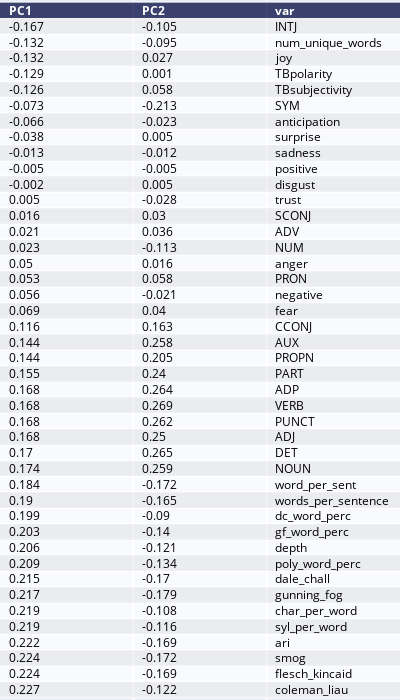

Notebook code cell kept with this figure:
### Markdown cell above
<A HREF="https://plotly.com/python/figure-factory-table/">Plotly figure factory documentation</A>

### Code cell
to_png = loadings.copy()
to_png['var'] = to_png.index
table = ff.create_table(round(to_png,3))
table.update_layout(
    autosize=False,
    width=400,
    height=700)

### Figure 1 — Plotly figure (JSON) as saved in the notebook; plotly's stock layout.template omitted (floating-point values rounded to 4 significant figures; data arrays with more than 128 entries replaced by an {"elided": "..."} marker saying what was removed)
{"data": [{"colorscale": [[0, "#00083e"], [0.5, "#ededee"], [1, "#ffffff"]], "hoverinfo": "none", "opacity": 0.75, "showscale": false, "type": "heatmap", "z": {"elided": "44x3 float values"}}], "layout": {"annotations": [{"align": "left", "font": {"color": "#ffffff"}, "showarrow": false, "text": "<b>PC1</b>", "x": -0.45, "xanchor": "left", "xref": "x", "y": 0, "yref": "y"}, {"align": "left", "font": {"color": "#ffffff"}, "showarrow": false, "text": "<b>PC2</b>", "x": 0.55, "xanchor": "left", "xref": "x", "y": 0, "yref": "y"}, {"align": "left", "font": {"color": "#ffffff"}, "showarrow": false, "text": "<b>var</b>", "x": 1.55, "xanchor": "left", "xref": "x", "y": 0, "yref": "y"}, {"align": "left", "font": {"color": "#000000"}, "showarrow": false, "text": "-0.167", "x": -0.45, "xanchor": "left", "xref": "x", "y": 1, "yref": "y"}, {"align": "left", "font": {"color": "#000000"}, "showarrow": false, "text": "-0.105", "x": 0.55, "xanchor": "left", "xref": "x", "y": 1, "yref": "y"}, {"align": "left", "font": {"color": "#000000"}, "showarrow": false, "text": "INTJ", "x": 1.55, "xanchor": "left", "xref": "x", "y": 1, "yref": "y"}, {"align": "left", "font": {"color": "#000000"}, "showarrow": false, "text": "-0.132", "x": -0.45, "xanchor": "left", "xref": "x", "y": 2, "yref": "y"}, {"align": "left", "font": {"color": "#000000"}, "showarrow": false, "text": "-0.095", "x": 0.55, "xanchor": "left", "xref": "x", "y": 2, "yref": "y"}, {"align": "left", "font": {"color": "#000000"}, "showarrow": false, "text": "num_unique_words", "x": 1.55, "xanchor": "left", "xref": "x", "y": 2, "yref": "y"}, {"align": "left", "font": {"color": "#000000"}, "showarrow": false, "text": "-0.132", "x": -0.45, "xanchor": "left", "xref": "x", "y": 3, "yref": "y"}, {"align": "left", "font": {"color": "#000000"}, "showarrow": false, "text": "0.027", "x": 0.55, "xanchor": "left", "xref": "x", "y": 3, "yref": "y"}, {"align": "left", "font": {"color": "#000000"}, "showarrow": false, "text": "joy", "x": 1.55, "xanchor": "left", "xref": "x", "y": 3, "yref": "y"}, {"align": "left", "font": {"color": "#000000"}, "showarrow": false, "text": "-0.129", "x": -0.45, "xanchor": "left", "xref": "x", "y": 4, "yref": "y"}, {"align": "left", "font": {"color": "#000000"}, "showarrow": false, "text": "0.001", "x": 0.55, "xanchor": "left", "xref": "x", "y": 4, "yref": "y"}, {"align": "left", "font": {"color": "#000000"}, "showarrow": false, "text": "TBpolarity", "x": 1.55, "xanchor": "left", "xref": "x", "y": 4, "yref": "y"}, {"align": "left", "font": {"color": "#000000"}, "showarrow": false, "text": "-0.126", "x": -0.45, "xanchor": "left", "xref": "x", "y": 5, "yref": "y"}, {"align": "left", "font": {"color": "#000000"}, "showarrow": false, "text": "0.058", "x": 0.55, "xanchor": "left", "xref": "x", "y": 5, "yref": "y"}, {"align": "left", "font": {"color": "#000000"}, "showarrow": false, "text": "TBsubjectivity", "x": 1.55, "xanchor": "left", "xref": "x", "y": 5, "yref": "y"}, {"align": "left", "font": {"color": "#000000"}, "showarrow": false, "text": "-0.073", "x": -0.45, "xanchor": "left", "xref": "x", "y": 6, "yref": "y"}, {"align": "left", "font": {"color": "#000000"}, "showarrow": false, "text": "-0.213", "x": 0.55, "xanchor": "left", "xref": "x", "y": 6, "yref": "y"}, {"align": "left", "font": {"color": "#000000"}, "showarrow": false, "text": "SYM", "x": 1.55, "xanchor": "left", "xref": "x", "y": 6, "yref": "y"}, {"align": "left", "font": {"color": "#000000"}, "showarrow": false, "text": "-0.066", "x": -0.45, "xanchor": "left", "xref": "x", "y": 7, "yref": "y"}, {"align": "left", "font": {"color": "#000000"}, "showarrow": false, "text": "-0.023", "x": 0.55, "xanchor": "left", "xref": "x", "y": 7, "yref": "y"}, {"align": "left", "font": {"color": "#000000"}, "showarrow": false, "text": "anticipation", "x": 1.55, "xanchor": "left", "xref": "x", "y": 7, "yref": "y"}, {"align": "left", "font": {"color": "#000000"}, "showarrow": false, "text": "-0.038", "x": -0.45, "xanchor": "left", "xref": "x", "y": 8, "yref": "y"}, {"align": "left", "font": {"color": "#000000"}, "showarrow": false, "text": "0.005", "x": 0.55, "xanchor": "left", "xref": "x", "y": 8, "yref": "y"}, {"align": "left", "font": {"color": "#000000"}, "showarrow": false, "text": "surprise", "x": 1.55, "xanchor": "left", "xref": "x", "y": 8, "yref": "y"}, {"align": "left", "font": {"color": "#000000"}, "showarrow": false, "text": "-0.013", "x": -0.45, "xanchor": "left", "xref": "x", "y": 9, "yref": "y"}, {"align": "left", "font": {"color": "#000000"}, "showarrow": false, "text": "-0.012", "x": 0.55, "xanchor": "left", "xref": "x", "y": 9, "yref": "y"}, {"align": "left", "font": {"color": "#000000"}, "showarrow": false, "text": "sadness", "x": 1.55, "xanchor": "left", "xref": "x", "y": 9, "yref": "y"}, {"align": "left", "font": {"color": "#000000"}, "showarrow": false, "text": "-0.005", "x": -0.45, "xanchor": "left", "xref": "x", "y": 10, "yref": "y"}, {"align": "left", "font": {"color": "#000000"}, "showarrow": false, "text": "-0.005", "x": 0.55, "xanchor": "left", "xref": "x", "y": 10, "yref": "y"}, {"align": "left", "font": {"color": "#000000"}, "showarrow": false, "text": "positive", "x": 1.55, "xanchor": "left", "xref": "x", "y": 10, "yref": "y"}, {"align": "left", "font": {"color": "#000000"}, "showarrow": false, "text": "-0.002", "x": -0.45, "xanchor": "left", "xref": "x", "y": 11, "yref": "y"}, {"align": "left", "font": {"color": "#000000"}, "showarrow": false, "text": "0.005", "x": 0.55, "xanchor": "left", "xref": "x", "y": 11, "yref": "y"}, {"align": "left", "font": {"color": "#000000"}, "showarrow": false, "text": "disgust", "x": 1.55, "xanchor": "left", "xref": "x", "y": 11, "yref": "y"}, {"align": "left", "font": {"color": "#000000"}, "showarrow": false, "text": "0.005", "x": -0.45, "xanchor": "left", "xref": "x", "y": 12, "yref": "y"}, {"align": "left", "font": {"color": "#000000"}, "showarrow": false, "text": "-0.028", "x": 0.55, "xanchor": "left", "xref": "x", "y": 12, "yref": "y"}, {"align": "left", "font": {"color": "#000000"}, "showarrow": false, "text": "trust", "x": 1.55, "xanchor": "left", "xref": "x", "y": 12, "yref": "y"}, {"align": "left", "font": {"color": "#000000"}, "showarrow": false, "text": "0.016", "x": -0.45, "xanchor": "left", "xref": "x", "y": 13, "yref": "y"}, {"align": "left", "font": {"color": "#000000"}, "showarrow": false, "text": "0.03", "x": 0.55, "xanchor": "left", "xref": "x", "y": 13, "yref": "y"}, {"align": "left", "font": {"color": "#000000"}, "showarrow": false, "text": "SCONJ", "x": 1.55, "xanchor": "left", "xref": "x", "y": 13, "yref": "y"}, {"align": "left", "font": {"color": "#000000"}, "showarrow": false, "text": "0.021", "x": -0.45, "xanchor": "left", "xref": "x", "y": 14, "yref": "y"}, {"align": "left", "font": {"color": "#000000"}, "showarrow": false, "text": "0.036", "x": 0.55, "xanchor": "left", "xref": "x", "y": 14, "yref": "y"}, {"align": "left", "font": {"color": "#000000"}, "showarrow": false, "text": "ADV", "x": 1.55, "xanchor": "left", "xref": "x", "y": 14, "yref": "y"}, {"align": "left", "font": {"color": "#000000"}, "showarrow": false, "text": "0.023", "x": -0.45, "xanchor": "left", "xref": "x", "y": 15, "yref": "y"}, {"align": "left", "font": {"color": "#000000"}, "showarrow": false, "text": "-0.113", "x": 0.55, "xanchor": "left", "xref": "x", "y": 15, "yref": "y"}, {"align": "left", "font": {"color": "#000000"}, "showarrow": false, "text": "NUM", "x": 1.55, "xanchor": "left", "xref": "x", "y": 15, "yref": "y"}, {"align": "left", "font": {"color": "#000000"}, "showarrow": false, "text": "0.05", "x": -0.45, "xanchor": "left", "xref": "x", "y": 16, "yref": "y"}, {"align": "left", "font": {"color": "#000000"}, "showarrow": false, "text": "0.016", "x": 0.55, "xanchor": "left", "xref": "x", "y": 16, "yref": "y"}, {"align": "left", "font": {"color": "#000000"}, "showarrow": false, "text": "anger", "x": 1.55, "xanchor": "left", "xref": "x", "y": 16, "yref": "y"}, {"align": "left", "font": {"color": "#000000"}, "showarrow": false, "text": "0.053", "x": -0.45, "xanchor": "left", "xref": "x", "y": 17, "yref": "y"}, {"align": "left", "font": {"color": "#000000"}, "showarrow": false, "text": "0.058", "x": 0.55, "xanchor": "left", "xref": "x", "y": 17, "yref": "y"}, {"align": "left", "font": {"color": "#000000"}, "showarrow": false, "text": "PRON", "x": 1.55, "xanchor": "left", "xref": "x", "y": 17, "yref": "y"}, {"align": "left", "font": {"color": "#000000"}, "showarrow": false, "text": "0.056", "x": -0.45, "xanchor": "left", "xref": "x", "y": 18, "yref": "y"}, {"align": "left", "font": {"color": "#000000"}, "showarrow": false, "text": "-0.021", "x": 0.55, "xanchor": "left", "xref": "x", "y": 18, "yref": "y"}, {"align": "left", "font": {"color": "#000000"}, "showarrow": false, "text": "negative", "x": 1.55, "xanchor": "left", "xref": "x", "y": 18, "yref": "y"}, {"align": "left", "font": {"color": "#000000"}, "showarrow": false, "text": "0.069", "x": -0.45, "xanchor": "left", "xref": "x", "y": 19, "yref": "y"}, {"align": "left", "font": {"color": "#000000"}, "showarrow": false, "text": "0.04", "x": 0.55, "xanchor": "left", "xref": "x", "y": 19, "yref": "y"}, {"align": "left", "font": {"color": "#000000"}, "showarrow": false, "text": "fear", "x": 1.55, "xanchor": "left", "xref": "x", "y": 19, "yref": "y"}, {"align": "left", "font": {"color": "#000000"}, "showarrow": false, "text": "0.116", "x": -0.45, "xanchor": "left", "xref": "x", "y": 20, "yref": "y"}, {"align": "left", "font": {"color": "#000000"}, "showarrow": false, "text": "0.163", "x": 0.55, "xanchor": "left", "xref": "x", "y": 20, "yref": "y"}, {"align": "left", "font": {"color": "#000000"}, "showarrow": false, "text": "CCONJ", "x": 1.55, "xanchor": "left", "xref": "x", "y": 20, "yref": "y"}, {"align": "left", "font": {"color": "#000000"}, "showarrow": false, "text": "0.144", "x": -0.45, "xanchor": "left", "xref": "x", "y": 21, "yref": "y"}, {"align": "left", "font": {"color": "#000000"}, "showarrow": false, "text": "0.258", "x": 0.55, "xanchor": "left", "xref": "x", "y": 21, "yref": "y"}, {"align": "left", "font": {"color": "#000000"}, "showarrow": false, "text": "AUX", "x": 1.55, "xanchor": "left", "xref": "x", "y": 21, "yref": "y"}, {"align": "left", "font": {"color": "#000000"}, "showarrow": false, "text": "0.144", "x": -0.45, "xanchor": "left", "xref": "x", "y": 22, "yref": "y"}, {"align": "left", "font": {"color": "#000000"}, "showarrow": false, "text": "0.205", "x": 0.55, "xanchor": "left", "xref": "x", "y": 22, "yref": "y"}, {"align": "left", "font": {"color": "#000000"}, "showarrow": false, "text": "PROPN", "x": 1.55, "xanchor": "left", "xref": "x", "y": 22, "yref": "y"}, {"align": "left", "font": {"color": "#000000"}, "showarrow": false, "text": "0.155", "x": -0.45, "xanchor": "left", "xref": "x", "y": 23, "yref": "y"}, {"align": "left", "font": {"color": "#000000"}, "showarrow": false, "text": "0.24", "x": 0.55, "xanchor": "left", "xref": "x", "y": 23, "yref": "y"}, {"align": "left", "font": {"color": "#000000"}, "showarrow": false, "text": "PART", "x": 1.55, "xanchor": "left", "xref": "x", "y": 23, "yref": "y"}, {"align": "left", "font": {"color": "#000000"}, "showarrow": false, "text": "0.168", "x": -0.45, "xanchor": "left", "xref": "x", "y": 24, "yref": "y"}, {"align": "left", "font": {"color": "#000000"}, "showarrow": false, "text": "0.264", "x": 0.55, "xanchor": "left", "xref": "x", "y": 24, "yref": "y"}, {"align": "left", "font": {"color": "#000000"}, "showarrow": false, "text": "ADP", "x": 1.55, "xanchor": "left", "xref": "x", "y": 24, "yref": "y"}, {"align": "left", "font": {"color": "#000000"}, "showarrow": false, "text": "0.168", "x": -0.45, "xanchor": "left", "xref": "x", "y": 25, "yref": "y"}, {"align": "left", "font": {"color": "#000000"}, "showarrow": false, "text": "0.269", "x": 0.55, "xanchor": "left", "xref": "x", "y": 25, "yref": "y"}, {"align": "left", "font": {"color": "#000000"}, "showarrow": false, "text": "VERB", "x": 1.55, "xanchor": "left", "xref": "x", "y": 25, "yref": "y"}, {"align": "left", "font": {"color": "#000000"}, "showarrow": false, "text": "0.168", "x": -0.45, "xanchor": "left", "xref": "x", "y": 26, "yref": "y"}, {"align": "left", "font": {"color": "#000000"}, "showarrow": false, "text": "0.262", "x": 0.55, "xanchor": "left", "xref": "x", "y": 26, "yref": "y"}, {"align": "left", "font": {"color": "#000000"}, "showarrow": false, "text": "PUNCT", "x": 1.55, "xanchor": "left", "xref": "x", "y": 26, "yref": "y"}, {"align": "left", "font": {"color": "#000000"}, "showarrow": false, "text": "0.168", "x": -0.45, "xanchor": "left", "xref": "x", "y": 27, "yref": "y"}, {"align": "left", "font": {"color": "#000000"}, "showarrow": false, "text": "0.25", "x": 0.55, "xanchor": "left", "xref": "x", "y": 27, "yref": "y"}, {"align": "left", "font": {"color": "#000000"}, "showarrow": false, "text": "ADJ", "x": 1.55, "xanchor": "left", "xref": "x", "y": 27, "yref": "y"}, {"align": "left", "font": {"color": "#000000"}, "showarrow": false, "text": "0.17", "x": -0.45, "xanchor": "left", "xref": "x", "y": 28, "yref": "y"}, {"align": "left", "font": {"color": "#000000"}, "showarrow": false, "text": "0.265", "x": 0.55, "xanchor": "left", "xref": "x", "y": 28, "yref": "y"}, {"align": "left", "font": {"color": "#000000"}, "showarrow": false, "text": "DET", "x": 1.55, "xanchor": "left", "xref": "x", "y": 28, "yref": "y"}, {"align": "left", "font": {"color": "#000000"}, "showarrow": false, "text": "0.174", "x": -0.45, "xanchor": "left", "xref": "x", "y": 29, "yref": "y"}, {"align": "left", "font": {"color": "#000000"}, "showarrow": false, "text": "0.259", "x": 0.55, "xanchor": "left", "xref": "x", "y": 29, "yref": "y"}, {"align": "left", "font": {"color": "#000000"}, "showarrow": false, "text": "NOUN", "x": 1.55, "xanchor": "left", "xref": "x", "y": 29, "yref": "y"}, {"align": "left", "font": {"color": "#000000"}, "showarrow": false, "text": "0.184", "x": -0.45, "xanchor": "left", "xref": "x", "y": 30, "yref": "y"}, {"align": "left", "font": {"color": "#000000"}, "showarrow": false, "text": "-0.172", "x": 0.55, "xanchor": "left", "xref": "x", "y": 30, "yref": "y"}, {"align": "left", "font": {"color": "#000000"}, "showarrow": false, "text": "word_per_sent", "x": 1.55, "xanchor": "left", "xref": "x", "y": 30, "yref": "y"}, {"align": "left", "font": {"color": "#000000"}, "showarrow": false, "text": "0.19", "x": -0.45, "xanchor": "left", "xref": "x", "y": 31, "yref": "y"}, {"align": "left", "font": {"color": "#000000"}, "showarrow": false, "text": "-0.165", "x": 0.55, "xanchor": "left", "xref": "x", "y": 31, "yref": "y"}, {"align": "left", "font": {"color": "#000000"}, "showarrow": false, "text": "words_per_sentence", "x": 1.55, "xanchor": "left", "xref": "x", "y": 31, "yref": "y"}, {"align": "left", "font": {"color": "#000000"}, "showarrow": false, "text": "0.199", "x": -0.45, "xanchor": "left", "xref": "x", "y": 32, "yref": "y"}, {"align": "left", "font": {"color": "#000000"}, "showarrow": false, "text": "-0.09", "x": 0.55, "xanchor": "left", "xref": "x", "y": 32, "yref": "y"}, {"align": "left", "font": {"color": "#000000"}, "showarrow": false, "text": "dc_word_perc", "x": 1.55, "xanchor": "left", "xref": "x", "y": 32, "yref": "y"}, {"align": "left", "font": {"color": "#000000"}, "showarrow": false, "text": "0.203", "x": -0.45, "xanchor": "left", "xref": "x", "y": 33, "yref": "y"}, {"align": "left", "font": {"color": "#000000"}, "showarrow": false, "text": "-0.14", "x": 0.55, "xanchor": "left", "xref": "x", "y": 33, "yref": "y"}, {"align": "left", "font": {"color": "#000000"}, "showarrow": false, "text": "gf_word_perc", "x": 1.55, "xanchor": "left", "xref": "x", "y": 33, "yref": "y"}, {"align": "left", "font": {"color": "#000000"}, "showarrow": false, "text": "0.206", "x": -0.45, "xanchor": "left", "xref": "x", "y": 34, "yref": "y"}, {"align": "left", "font": {"color": "#000000"}, "showarrow": false, "text": "-0.121", "x": 0.55, "xanchor": "left", "xref": "x", "y": 34, "yref": "y"}, {"align": "left", "font": {"color": "#000000"}, "showarrow": false, "text": "depth", "x": 1.55, "xanchor": "left", "xref": "x", "y": 34, "yref": "y"}, {"align": "left", "font": {"color": "#000000"}, "showarrow": false, "text": "0.209", "x": -0.45, "xanchor": "left", "xref": "x", "y": 35, "yref": "y"}, {"align": "left", "font": {"color": "#000000"}, "showarrow": false, "text": "-0.134", "x": 0.55, "xanchor": "left", "xref": "x", "y": 35, "yref": "y"}, {"align": "left", "font": {"color": "#000000"}, "showarrow": false, "text": "poly_word_perc", "x": 1.55, "xanchor": "left", "xref": "x", "y": 35, "yref": "y"}, {"align": "left", "font": {"color": "#000000"}, "showarrow": false, "text": "0.215", "x": -0.45, "xanchor": "left", "xref": "x", "y": 36, "yref": "y"}, {"align": "left", "font": {"color": "#000000"}, "showarrow": false, "text": "-0.17", "x": 0.55, "xanchor": "left", "xref": "x", "y": 36, "yref": "y"}, {"align": "left", "font": {"color": "#000000"}, "showarrow": false, "text": "dale_chall", "x": 1.55, "xanchor": "left", "xref": "x", "y": 36, "yref": "y"}, {"align": "left", "font": {"color": "#000000"}, "showarrow": false, "text": "0.217", "x": -0.45, "xanchor": "left", "xref": "x", "y": 37, "yref": "y"}, {"align": "left", "font": {"color": "#000000"}, "showarrow": false, "text": "-0.179", "x": 0.55, "xanchor": "left", "xref": "x", "y": 37, "yref": "y"}, {"align": "left", "font": {"color": "#000000"}, "showarrow": false, "text": "gunning_fog", "x": 1.55, "xanchor": "left", "xref": "x", "y": 37, "yref": "y"}, {"align": "left", "font": {"color": "#000000"}, "showarrow": false, "text": "0.219", "x": -0.45, "xanchor": "left", "xref": "x", "y": 38, "yref": "y"}, {"align": "left", "font": {"color": "#000000"}, "showarrow": false, "text": "-0.108", "x": 0.55, "xanchor": "left", "xref": "x", "y": 38, "yref": "y"}, {"align": "left", "font": {"color": "#000000"}, "showarrow": false, "text": "char_per_word", "x": 1.55, "xanchor": "left", "xref": "x", "y": 38, "yref": "y"}, {"align": "left", "font": {"color": "#000000"}, "showarrow": false, "text": "0.219", "x": -0.45, "xanchor": "left", "xref": "x", "y": 39, "yref": "y"}, {"align": "left", "font": {"color": "#000000"}, "showarrow": false, "text": "-0.116", "x": 0.55, "xanchor": "left", "xref": "x", "y": 39, "yref": "y"}, {"align": "left", "font": {"color": "#000000"}, "showarrow": false, "text": "syl_per_word", "x": 1.55, "xanchor": "left", "xref": "x", "y": 39, "yref": "y"}, {"align": "left", "font": {"color": "#000000"}, "showarrow": false, "text": "0.222", "x": -0.45, "xanchor": "left", "xref": "x", "y": 40, "yref": "y"}, {"align": "left", "font": {"color": "#000000"}, "showarrow": false, "text": "-0.169", "x": 0.55, "xanchor": "left", "xref": "x", "y": 40, "yref": "y"}, {"align": "left", "font": {"color": "#000000"}, "showarrow": false, "text": "ari", "x": 1.55, "xanchor": "left", "xref": "x", "y": 40, "yref": "y"}, {"align": "left", "font": {"color": "#000000"}, "showarrow": false, "text": "0.224", "x": -0.45, "xanchor": "left", "xref": "x", "y": 41, "yref": "y"}, {"align": "left", "font": {"color": "#000000"}, "showarrow": false, "text": "-0.172", "x": 0.55, "xanchor": "left", "xref": "x", "y": 41, "yref": "y"}, {"align": "left", "font": {"color": "#000000"}, "showarrow": false, "text": "smog", "x": 1.55, "xanchor": "left", "xref": "x", "y": 41, "yref": "y"}, {"align": "left", "font": {"color": "#000000"}, "showarrow": false, "text": "0.224", "x": -0.45, "xanchor": "left", "xref": "x", "y": 42, "yref": "y"}, {"align": "left", "font": {"color": "#000000"}, "showarrow": false, "text": "-0.169", "x": 0.55, "xanchor": "left", "xref": "x", "y": 42, "yref": "y"}, {"align": "left", "font": {"color": "#000000"}, "showarrow": false, "text": "flesch_kincaid", "x": 1.55, "xanchor": "left", "xref": "x", "y": 42, "yref": "y"}, {"align": "left", "font": {"color": "#000000"}, "showarrow": false, "text": "0.227", "x": -0.45, "xanchor": "left", "xref": "x", "y": 43, "yref": "y"}, {"align": "left", "font": {"color": "#000000"}, "showarrow": false, "text": "-0.122", "x": 0.55, "xanchor": "left", "xref": "x", "y": 43, "yref": "y"}, {"align": "left", "font": {"color": "#000000"}, "showarrow": false, "text": "coleman_liau", "x": 1.55, "xanchor": "left", "xref": "x", "y": 43, "yref": "y"}], "autosize": false, "height": 700, "margin": {"b": 0, "l": 0, "r": 0, "t": 0}, "width": 400, "xaxis": {"dtick": 1, "gridwidth": 2, "showticklabels": false, "tick0": -0.5, "ticks": "", "zeroline": false}, "yaxis": {"autorange": "reversed", "dtick": 1, "gridwidth": 2, "showticklabels": false, "tick0": 0.5, "ticks": "", "zeroline": false}}}
